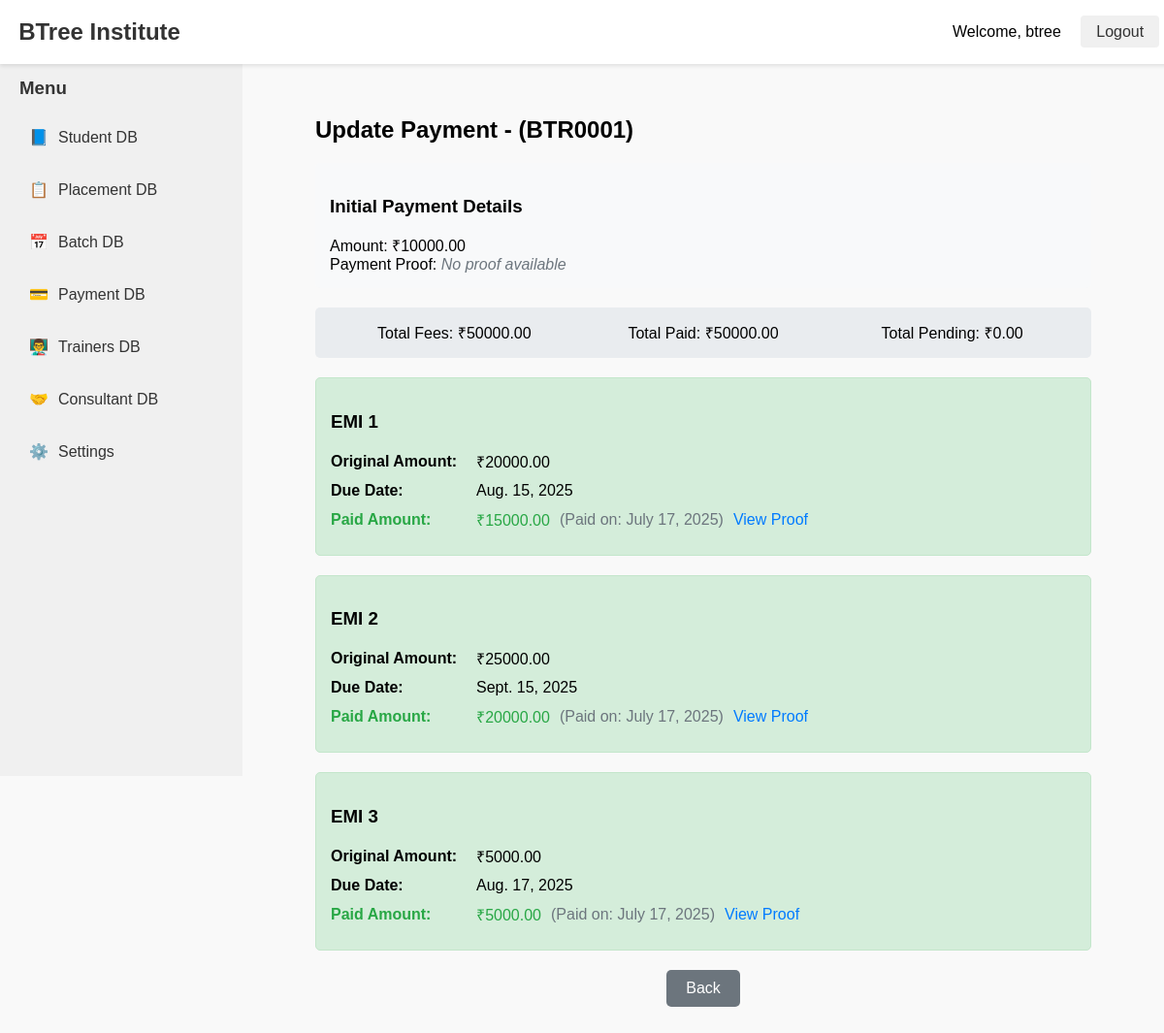
/payments/payments/PMT0001/update/ (signed in), run on the app's committed database.
### accounts/models.py (models this page shows, shortened)
class CustomUser(AbstractBaseUser, PermissionsMixin):
    ROLE_CHOICES = [
        ('admin', 'Admin'),
        ('staff', 'Staff'),
        ('placement', 'Placement'),
        ('trainer', 'Trainer'),
        ('student', 'Student'),
        ('batch_coordination', 'Batch Coordination'),
        ('consultant', 'Consultant'),
    ]
    email = models.EmailField(unique=True)
    name = models.CharField(max_length=100)
    role = models.CharField(max_length=30, choices=ROLE_CHOICES)
    is_active = models.BooleanField(default=True)
    is_staff = models.BooleanField(default=False)
    is_superuser = models.BooleanField(default=False)
    objects = CustomUserManager()
    USERNAME_FIELD = 'email'
    REQUIRED_FIELDS = ['name',]

### paymentdb/models.py (models this page shows, shortened)
class Payment(models.Model):
    EMI_CHOICES = [
        ('NONE', 'None'),
        ('2', '2 EMI'),
        ('3', '3 EMI'),
        ('4', '4 EMI'),
    ]
    payment_id = models.CharField(max_length=10, unique=True, editable=False, null=True, blank=True)
    student = models.OneToOneField('studentsdb.Student', on_delete=models.CASCADE)
    payment_account = models.ForeignKey('settingsdb.PaymentAccount', on_delete=models.SET_NULL, null=True, blank=True)
    total_fees = models.DecimalField(max_digits=10, decimal_places=2)
    gst_bill = models.BooleanField(default=False)
    amount_paid = models.DecimalField(max_digits=10, decimal_places=2)
    emi_type = models.CharField(max_length=4, choices=EMI_CHOICES, default='NONE')
    initial_payment_proof = models.ImageField(upload_to='payment_proofs/', null=True)
    emi_1_amount = models.DecimalField(max_digits=10, decimal_places=2, blank=True, null=True)
    emi_1_date = models.DateField(blank=True, null=True)
    emi_1_paid_amount = models.DecimalField(max_digits=10, decimal_places=2, blank=True, null=True)
    emi_1_paid_date = models.DateField(blank=True, null=True)
    emi_1_proof = models.ImageField(upload_to='payment_proofs/', blank=True, null=True)
    emi_2_amount = models.DecimalField(max_digits=10, decimal_places=2, blank=True, null=True)
    emi_2_date = models.DateField(blank=True, null=True)
    emi_2_paid_amount = models.DecimalField(max_digits=10, decimal_places=2, blank=True, null=True)
    emi_2_paid_date = models.DateField(blank=True, null=True)
    emi_2_proof = models.ImageField(upload_to='payment_proofs/', blank=True, null=True)
    emi_3_amount = models.DecimalField(max_digits=10, decimal_places=2, blank=True, null=True)
    emi_3_date = models.DateField(blank=True, null=True)
    emi_3_paid_amount = models.DecimalField(max_digits=10, decimal_places=2, blank=True, null=True)
    emi_3_paid_date = models.DateField(blank=True, null=True)
    emi_3_proof = models.ImageField(upload_to='payment_proofs/', blank=True, null=True)
    emi_4_amount = models.DecimalField(max_digits=10, decimal_places=2, blank=True, null=True)
    emi_4_date = models.DateField(blank=True, null=True)
    emi_4_paid_amount = models.DecimalField(max_digits=10, decimal_places=2, blank=True, null=True)
    emi_4_paid_date = models.DateField(blank=True, null=True)
    emi_4_proof = models.ImageField(upload_to='payment_proofs/', blank=True, null=True)
    total_pending_amount = models.DecimalField(max_digits=10, decimal_places=2, default=0)
    def calculate_total_pending(self):
        pending = self.total_fees - (self.amount_paid or 0)
        for i in range(1, 5):
            pending -= getattr(self, f'emi_{i}_paid_amount') or 0
        return pending

### studentsdb/models.py (models this page shows, shortened)
class Student(models.Model):
    MODE_CHOICES = [
        ('ON', 'Online'),
        ('OFF', 'Offline'),
    ]
    WEEK_TYPE = [
        ('WD', 'Weekday'),
        ('WE', 'Weekend'),
    ]
    student_id = models.CharField(max_length=10, unique=True, blank=True)
    first_name = models.CharField(max_length=100)
    last_name = models.CharField(max_length=100)
    date_of_birth = models.DateField(null=True, blank=True)
    phone = models.CharField(max_length=15)
    alternative_phone = models.CharField(max_length=15, null=True, blank=True)
    email = models.EmailField()
    trainer = models.ForeignKey('trainersdb.Trainer', on_delete=models.SET_NULL, null=True, blank=True)
    join_date = models.DateField(default=timezone.now)
    start_date = models.DateField(blank=True, null=True)
    tentative_end_date = models.DateField(blank=True, null=True)
    course_percentage = models.FloatField(default=0)
    pl_required = models.BooleanField(default=False)
    source_of_joining = models.ForeignKey(SourceOfJoining, on_delete=models.SET_NULL, null=True, blank=True)
    mode_of_class = models.CharField(max_length=3, choices=MODE_CHOICES)
    week_type = models.CharField(max_length=2, choices=WEEK_TYPE)
    consultant = models.ForeignKey(Consultant, on_delete=models.SET_NULL, null=True, blank=True)

### paymentdb/views.py (the view)
# urls.py: path('payments/<str:payment_id>/update/', views.payment_update, name='payment_update'),
@login_required
def payment_update(request, payment_id):
    payment = get_object_or_404(Payment, payment_id=payment_id)
    if request.method == 'POST':
        form = PaymentUpdateForm(request.POST, request.FILES, instance=payment)
        if form.is_valid():
            try:
                with transaction.atomic():
                    form.save()
                    for i in range(1, 5):
                        if f'emi_{i}_paid_amount' in form.changed_data:
                            paid_amount = form.cleaned_data.get(f'emi_{i}_paid_amount')
                            messages.success(request, f'EMI {i} payment of ₹{paid_amount} recorded successfully.')
                            break
                    return redirect('payment_list')
            except ValueError as e:
                messages.error(request, str(e))
            except Exception as e:
                messages.error(request, f'An unexpected error occurred: {str(e)}')
    else:
        form = PaymentUpdateForm(instance=payment)
    total_pending = payment.calculate_total_pending()
    all_paid = total_pending == 0
    context = {
        'form': form,
        'payment': payment,
        'total_fees': payment.total_fees,
        'amount_paid': payment.amount_paid,
        'total_pending': total_pending,
        'total_paid': payment.total_fees - total_pending,
        'initial_payment_proof': payment.initial_payment_proof,
        'all_paid': all_paid,
    }
    return render(request, 'paymentdb/payment_update.html', context)

### templates/paymentdb/payment_update.html (shortened to what this page needs)
{% extends "base.html" %}
{% block content %}
<div class="payment-update">
    <h2>Update Payment - {{ payment.student.name }} ({{ payment.student.student_id }})</h2>
    <div class="initial-payment-section">
        <h3>Initial Payment Details</h3>
        <div class="payment-details">
            <div class="detail-row">
                <label>Amount:</label>
                <span>₹{{ payment.amount_paid }}</span>
            </div>
            <div class="detail-row">
                <label>Payment Proof:</label>
                {% if payment.initial_payment_proof %}
                    <a href="{{ payment.initial_payment_proof.url }}" target="_blank" class="proof-link">View Proof</a>
                {% else %}
                    <span class="no-proof">No proof available</span>
                {% endif %}
            </div>
        </div>
    </div>
    <div class="payment-summary">
        <div class="summary-item">
            <label>Total Fees:</label>
            <span>₹{{ payment.total_fees }}</span>
        </div>
        <div class="summary-item">
            <label>Total Paid:</label>
            <span>₹{{ total_paid }}</span>
        </div>
        <div class="summary-item">
            <label>Total Pending:</label>
            <span>₹{{ total_pending }}</span>
        </div>
    </div>
    <form method="post" enctype="multipart/form-data">
        {% if payment.emi_type != 'NONE' %}
            {% if payment.emi_1_amount %}
            <div class="emi-section {% if payment.emi_1_paid_amount %}paid-emi{% elif not payment.emi_1_paid_amount and form.fields.emi_1_paid_amount.disabled == False %}current-emi{% else %}pending-emi{% endif %}">
                <h3>EMI 1</h3>
                <div class="emi-details">
                    <div class="emi-row">
                        <label>Original Amount:</label>
                        <span>₹{{ payment.emi_1_amount }}</span>
                    </div>
                    <div class="emi-row">
                        <label>Due Date:</label>
                        <span>{{ payment.emi_1_date }}</span>
                    </div>
                    {% if payment.emi_1_paid_amount %}
                    <div class="emi-row paid-amount">
                        <label>Paid Amount:</label>
                        <span>₹{{ payment.emi_1_paid_amount }}</span>
                        <span class="paid-date">(Paid on: {{ payment.emi_1_paid_date }})</span>
                        {% if payment.emi_1_proof %}
                            <a href="{{ payment.emi_1_proof.url }}" target="_blank" class="proof-link">View Proof</a>
                        {% endif %}
                    </div>
                    {% endif %}
                </div>
            </div>
            {% endif %}
            {% if payment.emi_2_amount %}
            <div class="emi-section {% if payment.emi_2_paid_amount %}paid-emi{% elif not payment.emi_2_paid_amount and form.fields.emi_2_paid_amount.disabled == False %}current-emi{% else %}pending-emi{% endif %}">
                <h3>EMI 2</h3>
                <div class="emi-details">
                    <div class="emi-row">
                        <label>Original Amount:</label>
                        <span>₹{{ payment.emi_2_amount }}</span>
                    </div>
                    <div class="emi-row">
                        <label>Due Date:</label>
                        <span>{{ payment.emi_2_date }}</span>
                    </div>
                    {% if payment.emi_2_paid_amount %}
                    <div class="emi-row paid-amount">
                        <label>Paid Amount:</label>
                        <span>₹{{ payment.emi_2_paid_amount }}</span>
                        <span class="paid-date">(Paid on: {{ payment.emi_2_paid_date }})</span>
                        {% if payment.emi_2_proof %}
                            <a href="{{ payment.emi_2_proof.url }}" target="_blank" class="proof-link">View Proof</a>
                        {% endif %}
                    </div>
                    {% endif %}
                </div>
            </div>
            {% endif %}
            {% if payment.emi_3_amount %}
            <div class="emi-section {% if payment.emi_3_paid_amount %}paid-emi{% elif not payment.emi_3_paid_amount and form.fields.emi_3_paid_amount.disabled == False %}current-emi{% else %}pending-emi{% endif %}">
                <h3>EMI 3</h3>
                <div class="emi-details">
                    <div class="emi-row">
                        <label>Original Amount:</label>
                        <span>₹{{ payment.emi_3_amount }}</span>
                    </div>
                    <div class="emi-row">
                        <label>Due Date:</label>
                        <span>{{ payment.emi_3_date }}</span>
                    </div>
                    {% if payment.emi_3_paid_amount %}
                    <div class="emi-row paid-amount">
                        <label>Paid Amount:</label>
                        <span>₹{{ payment.emi_3_paid_amount }}</span>
                        <span class="paid-date">(Paid on: {{ payment.emi_3_paid_date }})</span>
                        {% if payment.emi_3_proof %}
                            <a href="{{ payment.emi_3_proof.url }}" target="_blank" class="proof-link">View Proof</a>
                        {% endif %}
                    </div>
                    {% endif %}
                </div>
            </div>
            {% endif %}
        {% endif %}
        <div class="form-actions">
            {% if all_paid %}
                <a href="{% url 'payment_list' %}" class="cancel-button">Back</a>
            {% else %}
                <button type="submit">Save Changes</button>
                <a href="{% url 'payment_list' %}" class="cancel-button">Cancel</a>
            {% endif %}
        </div>
    </form>
</div>
{% endblock %}

### templates/includes/navbar.html
<nav style="background-color: #ffffff; padding: 1.2rem; box-shadow: 0 2px 4px rgba(0,0,0,0.1); position: fixed; width: 98%; top: 0; z-index: 1000; display: flex; justify-content: space-between; align-items: center;">
    <div class="logo" style="font-size: 1.5rem; font-weight: bold;">
        <a href="/" style="text-decoration: none; color: #333;">BTree Institute</a>
    </div>
    <div class="auth-buttons">
        {% if user.is_authenticated %}
            <span style="margin-right: 1rem;">Welcome, {{ user.name }}</span>
            <a href="{% url 'logout' %}" style="padding: 0.5rem 1rem; background-color: #f0f0f0; border-radius: 4px; color: #333; text-decoration: none;">Logout</a>
        {% else %}
            <a href="{% url 'login' %}" style="padding: 0.5rem 1rem; background-color: #f0f0f0; border-radius: 4px; color: #333; text-decoration: none;">Login</a>
        {% endif %}
    </div>
</nav>

### static/css/styles.css (style rules this page uses)
body { font-family: Arial, sans-serif; margin: 0; padding: 0; background-color: #f9f9f9; }
a { text-decoration: none; color: #333; }
form { margin-bottom: 20px; }

### templates/paymentdb/payment_update.html (style rules this page uses)
.payment-update { padding: 20px; max-width: 800px; margin: 0 auto; }
.initial-payment-section { background-color: #f8f9fa; padding: 15px; border-radius: 5px; margin-bottom: 20px; }
.payment-summary { background-color: #e9ecef; padding: 15px; border-radius: 5px; margin-bottom: 20px; display: flex; justify-content: space-between; }
.summary-item { flex: 1; text-align: center; }
.emi-section { margin: 20px 0; padding: 15px; border-radius: 5px; border: 1px solid #ddd; }
.paid-emi { background-color: #d4edda; border-color: #c3e6cb; }
.emi-details { margin-top: 10px; }
.emi-row { margin: 10px 0; display: flex; align-items: center; }
.emi-row label { min-width: 150px; font-weight: bold; }
.paid-amount { color: #28a745; }
.paid-date { margin-left: 10px; color: #6c757d; }
.proof-link { margin-left: 10px; color: #007bff; text-decoration: none; }
.form-actions { margin-top: 20px; text-align: center; }
.cancel-button { background-color: #6c757d; color: white; text-decoration: none; padding: 10px 20px; border-radius: 5px; display: inline-block; }
.no-proof { color: #6c757d; font-style: italic; }

### data on the page
CustomUser: name "btree"
Payment: student.student_id "BTR0001", amount_paid "10000.00", total_fees "50000.00", emi_1_amount "20000.00", emi_1_date "Aug. 15, 2025", emi_1_paid_amount "15000.00", emi_1_paid_date "July 17, 2025", emi_2_amount "25000.00", emi_2_date "Sept. 15, 2025", emi_2_paid_amount "20000.00", emi_2_paid_date "July 17, 2025", emi_3_amount "5000.00", emi_3_date "Aug. 17, 2025", emi_3_paid_amount "5000.00", emi_3_paid_date "July 17, 2025"

### other printed values
{{ total_paid }} "50000.00"
{{ total_pending }} "0.00"
